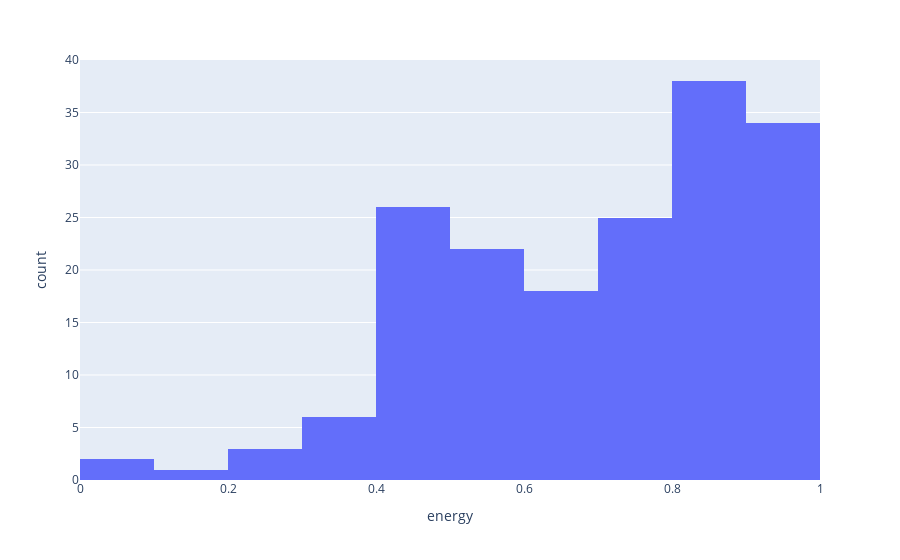

Notebook source saved alongside this figure:
### Code cell
fig = px.histogram(samples_for_year, x="energy")
fig.show()

### Figure 1 — Plotly figure (JSON) as saved in the notebook; plotly's stock layout.template omitted (floating-point values rounded to 4 significant figures; data arrays with more than 128 entries replaced by an {"elided": "..."} marker saying what was removed)
{"data": [{"alignmentgroup": "True", "bingroup": "x", "hovertemplate": "energy=%{x}<br>count=%{y}<extra></extra>", "legendgroup": "", "marker": {"color": "#636efa", "pattern": {"shape": ""}}, "name": "", "offsetgroup": "", "orientation": "v", "showlegend": false, "type": "histogram", "x": {"elided": "175 float values"}, "xaxis": "x", "yaxis": "y"}], "layout": {"barmode": "relative", "legend": {"tracegroupgap": 0}, "margin": {"t": 60}, "xaxis": {"anchor": "y", "domain": [0, 1], "title": {"text": "energy"}}, "yaxis": {"anchor": "x", "domain": [0, 1], "title": {"text": "count"}}}}
